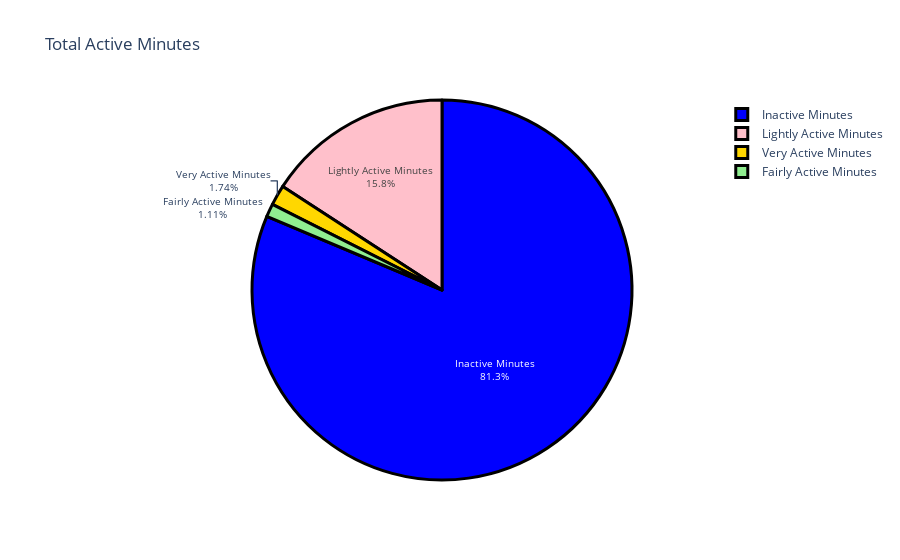

The code cell stored with this chart in its notebook:
### Code cell
label = ["Very Active Minutes", "Fairly Active Minutes", 
         "Lightly Active Minutes", "Inactive Minutes"]
counts = df[["VeryActiveMinutes", "FairlyActiveMinutes", 
               "LightlyActiveMinutes", "SedentaryMinutes"]].mean()
colors = ['gold','lightgreen', "pink", "blue"]

fig = go.Figure(data=[go.Pie(labels=label, values=counts)])
fig.update_layout(title_text='Total Active Minutes')
fig.update_traces(hoverinfo='label+percent', textinfo='label+percent', textfont_size=10,
                  marker=dict(colors=colors, line=dict(color='black', width=3)))
fig.show()

### Figure 1 — Plotly figure (JSON) as saved in the notebook; plotly's stock layout.template omitted (floating-point values rounded to 4 significant figures)
{"data": [{"hoverinfo": "label+percent", "labels": ["Very Active Minutes", "Fairly Active Minutes", "Lightly Active Minutes", "Inactive Minutes"], "marker": {"colors": ["gold", "lightgreen", "pink", "blue"], "line": {"color": "black", "width": 3}}, "textfont": {"size": 10}, "textinfo": "label+percent", "type": "pie", "values": [21.16, 13.56, 192.8, 991.2]}], "layout": {"title": {"text": "Total Active Minutes"}}}
